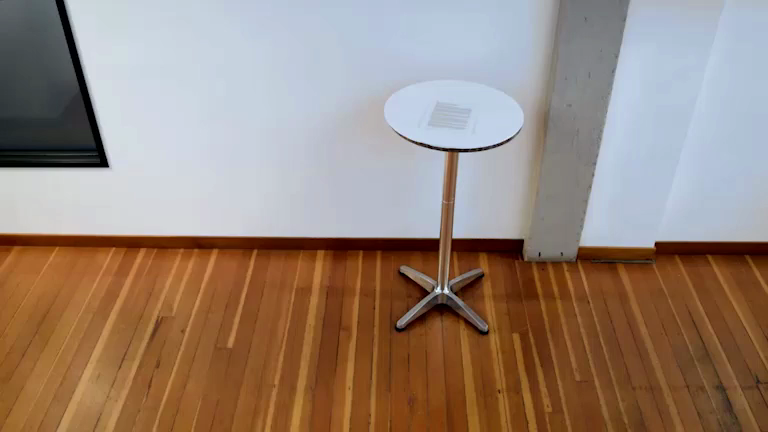
#> input picture data/videos/reto6_fondo.png, 768 x 432 px
$ python -i conteo_entradas_salidas.py   (imports and definitions only)
#> lines starting #> are read from the running program, lines starting #| are printed output that depends on the picture
"""
Reto 2: Conteo de entradas y salidas.
Cuenta cuántas personas cruzan una o varias líneas virtuales en cada sentido
(entrada vs salida), soportando múltiples líneas y detección de horas pico
con alta densidad de peatones.
"""

from __future__ import annotations

from pathlib import Path
import cv2
import numpy as np


class ContadorEntradasSalidas:
    """
    Rastreador multi-persona con cruce de una o varias líneas virtuales
    y detección de flujo en hora pico.
    """

    def __init__(
        self,
        lineas_y_norm: dict[str, float] | None = None,
        umbral_hora_pico: int = 3,
    ) -> None:
        self.lineas_y_norm = lineas_y_norm or {
            "linea_acceso_principal": 0.62,
            "linea_distribucion_interior": 0.42,
        }
        self.umbral_hora_pico = umbral_hora_pico
        self.reiniciar()

    def reiniciar(self) -> None:
        self.bg_lab: np.ndarray | None = None
        self.tracks: dict[int, dict] = {}
        self.next_id: int = 1
        self.total_entradas: int = 0
        self.total_salidas: int = 0
        self.conteo_por_linea: dict[str, dict[str, int]] = {
            nombre: {"entradas": 0, "salidas": 0}
            for nombre in self.lineas_y_norm
        }
        self.eventos_cruce: list[dict] = []
        self.max_simultaneos: int = 0
        self.frames_hora_pico: int = 0

    def establecer_fondo(self, frame_bgr: np.ndarray) -> None:
        blur = cv2.GaussianBlur(frame_bgr, (5, 5), 0)
        self.bg_lab = cv2.cvtColor(blur, cv2.COLOR_BGR2LAB).astype(np.float32)

    def _detectar_personas(
        self, frame_bgr: np.ndarray
    ) -> list[tuple[int, int, int, int]]:
        h_img, w_img = frame_bgr.shape[:2]
        blur = cv2.GaussianBlur(frame_bgr, (5, 5), 0)
        lab = cv2.cvtColor(blur, cv2.COLOR_BGR2LAB).astype(np.float32)

        if self.bg_lab is None or self.bg_lab.shape != lab.shape:
            self.bg_lab = lab.copy()
            return []

        diff = np.abs(lab - self.bg_lab)
        diff_l = diff[:, :, 0]
        diff_ab = np.sqrt(diff[:, :, 1] ** 2 + diff[:, :, 2] ** 2)
        fg_mask = (
            (diff_l > 26.0) | (diff_ab > 14.5) | ((diff_l > 17.0) & (diff_ab > 9.0))
        ).astype(np.uint8) * 255

        if np.mean(fg_mask > 0) < 0.010:
            self.bg_lab = 0.94 * self.bg_lab + 0.06 * lab

        fg_mask = cv2.morphologyEx(
            fg_mask,
            cv2.MORPH_OPEN,
            cv2.getStructuringElement(cv2.MORPH_ELLIPSE, (5, 5)),
        )
        fg_mask = cv2.morphologyEx(
            fg_mask,
            cv2.MORPH_CLOSE,
            cv2.getStructuringElement(cv2.MORPH_RECT, (13, 25)),
        )

        contours, _ = cv2.findContours(
            fg_mask, cv2.RETR_EXTERNAL, cv2.CHAIN_APPROX_SIMPLE
        )
        cajas: list[tuple[int, int, int, int]] = []
        area_min = max(1100, int(h_img * w_img * 0.006))

        for cnt in contours:
            if cv2.contourArea(cnt) < area_min:
                continue
            x, y, w, h = cv2.boundingRect(cnt)
            if h < int(h_img * 0.14):
                continue

            # Separación de grupos densos en hora pico (división horizontal si hay 2 o 3 personas juntas)
            if w > h * 0.75 and w > int(w_img * 0.20):
                sub_mask = fg_mask[y : y + h, x : x + w]
                perfil_x = np.sum(sub_mask > 0, axis=0).astype(np.float32)
                perfil_x = cv2.GaussianBlur(
                    perfil_x.reshape(1, -1), (1, 15), 0
                ).flatten()
                mitad_izq = int(w * 0.25)
                mitad_der = int(w * 0.75)
                if mitad_der > mitad_izq + 10:
                    valle = int(np.argmin(perfil_x[mitad_izq:mitad_der])) + mitad_izq
                    if perfil_x[valle] < 0.70 * min(
                        float(np.max(perfil_x[:valle])),
                        float(np.max(perfil_x[valle:])),
                    ):
                        cajas.append((x, y, valle, h))
                        cajas.append((x + valle, y, w - valle, h))
                        continue

            cajas.append((x, y, w, h))

        cajas.sort(key=lambda b: b[0])
        return cajas

    def procesar_frame(
        self, frame_bgr: np.ndarray, frame_idx: int = 0, dibujar: bool = False
    ) -> dict:
        if frame_bgr is None or frame_bgr.size == 0:
            raise ValueError("El frame no puede estar vacío")

        h_img, w_img = frame_bgr.shape[:2]
        cajas = self._detectar_personas(frame_bgr)
        simultaneos = len(cajas)
        if simultaneos > self.max_simultaneos:
            self.max_simultaneos = simultaneos
        es_hora_pico = simultaneos >= self.umbral_hora_pico
        if es_hora_pico:
            self.frames_hora_pico += 1

        lineas_px = {
            nombre: int(y_norm * h_img)
            for nombre, y_norm in self.lineas_y_norm.items()
        }

        usados: set[int] = set()
        activos_frame: list[dict] = []

        for x, y, w, h in cajas:
            cx, cy = x + w // 2, y + int(h * 0.65)
            mejor_id = None
            mejor_dist = 1e9
            for tid, trk in self.tracks.items():
                if tid in usados or (frame_idx - trk["last_frame"]) > 12:
                    continue
                dist = float(np.hypot(cx - trk["cx"], cy - trk["cy"]))
                if dist < max(110.0, max(w, h) * 0.85) and dist < mejor_dist:
                    mejor_dist = dist
                    mejor_id = tid

            if mejor_id is None:
                mejor_id = self.next_id
                self.next_id += 1
                self.tracks[mejor_id] = {
                    "person_id": mejor_id,
                    "first_y": cy,
                    "prev_y": cy,
                    "cx": cx,
                    "cy": cy,
                    "bbox": [x, y, w, h],
                    "last_frame": frame_idx,
                    "trayectoria": [(cx, cy)],
                    "lineas_cruzadas": set(),
                }

            usados.add(mejor_id)
            trk = self.tracks[mejor_id]
            prev_y = trk["cy"]
            trk["prev_y"] = prev_y
            trk["cx"] = cx
            trk["cy"] = cy
            trk["bbox"] = [x, y, w, h]
            trk["last_frame"] = frame_idx
            trk["trayectoria"].append((cx, cy))
            if len(trk["trayectoria"]) > 25:
                trk["trayectoria"] = trk["trayectoria"][-25:]

            # Verificar cruce de cada línea configurada
            y_origen = trk["trayectoria"][0][1]
            for nombre_linea, y_linea in lineas_px.items():
                clave_e = f"{nombre_linea}:entrada"
                clave_s = f"{nombre_linea}:salida"
                # Cruce hacia arriba (desde abajo de la línea hacia arriba -> Entrada al edificio)
                if (
                    y_origen > y_linea + 6
                    and cy <= y_linea
                    and clave_e not in trk["lineas_cruzadas"]
                ):
                    trk["lineas_cruzadas"].add(clave_e)
                    self.conteo_por_linea[nombre_linea]["entradas"] += 1
                    if nombre_linea == "linea_acceso_principal":
                        self.total_entradas += 1
                    self.eventos_cruce.append(
                        {
                            "person_id": mejor_id,
                            "linea": nombre_linea,
                            "sentido": "entrada",
                            "frame": frame_idx,
                            "hora_pico": es_hora_pico,
                        }
                    )
                # Cruce hacia abajo (desde arriba de la línea hacia abajo -> Salida del edificio)
                elif (
                    y_origen < y_linea - 6
                    and cy >= y_linea
                    and clave_s not in trk["lineas_cruzadas"]
                ):
                    trk["lineas_cruzadas"].add(clave_s)
                    self.conteo_por_linea[nombre_linea]["salidas"] += 1
                    if nombre_linea == "linea_acceso_principal":
                        self.total_salidas += 1
                    self.eventos_cruce.append(
                        {
                            "person_id": mejor_id,
                            "linea": nombre_linea,
                            "sentido": "salida",
                            "frame": frame_idx,
                            "hora_pico": es_hora_pico,
                        }
                    )

            activos_frame.append(
                {
                    "person_id": mejor_id,
                    "bbox": [x, y, w, h],
                    "centroide": [cx, cy],
                    "trayectoria": list(trk["trayectoria"]),
                }
            )

        salida = {
            "frame_idx": frame_idx,
            "personas_simultaneas": simultaneos,
            "es_hora_pico": es_hora_pico,
            "total_entradas": self.total_entradas,
            "total_salidas": self.total_salidas,
            "ocupacion_neta": max(0, self.total_entradas - self.total_salidas),
            "conteo_por_linea": self.conteo_por_linea,
        }
        if dibujar:
            salida["frame_anotado"] = self.anotar_frame(
                frame_bgr, activos_frame, lineas_px, es_hora_pico
            )
        return salida

    # [116 lines left out: functions anotar_frame, analizar_video, not called in this run]

>>> import cv2
>>> picture = cv2.imread('../../data/videos/reto6_fondo.png')
#> picture is the input picture: shape (432, 768, 3); mean B, G, R 121.6, 134.3, 153
>>> result = ContadorEntradasSalidas().procesar_frame(picture)
#> in _detectar_personas, `lab = cv2.cvtColor(blur, cv2.COLOR_BGR2LAB).astype(np.float32)`:
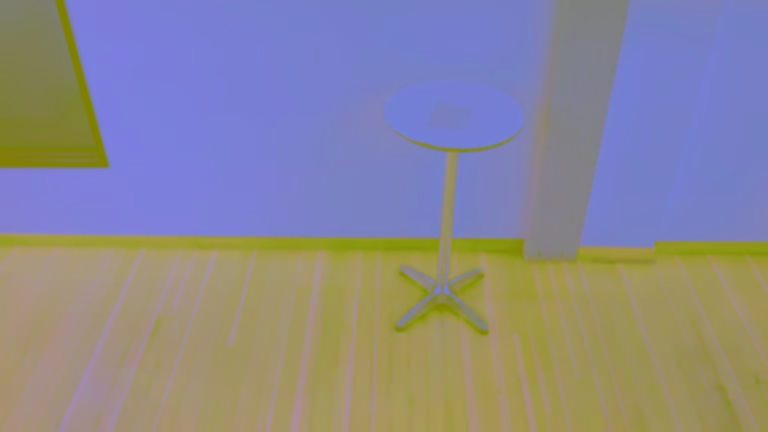
#> lab: shape (432, 768, 3) float32; mean B, G, R 145.9, 135.8, 139.2
#> in procesar_frame, `cajas = self._detectar_personas(frame_bgr)`: cajas = []
#> in procesar_frame, `simultaneos = len(cajas)`: simultaneos = 0
#> in procesar_frame, `es_hora_pico = simultaneos >= self.umbral_hora_pico`: es_hora_pico = False
#> after the loop in procesar_frame, `for x, y, w, h in cajas:`: activos_frame = []; self.conteo_por_linea = 2 items; self.eventos_cruce = []; self.next_id = 1; self.total_entradas = 0; self.tracks = 0 items
#> result = 7 items
